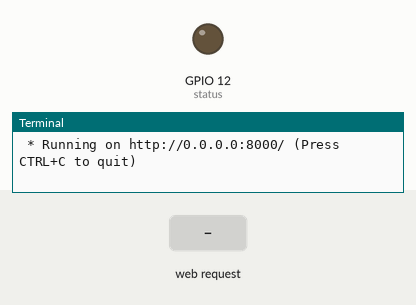
Bench run of a program on a simulated Raspberry Pi (BCM pin numbers). Parts: output pins drawn as LEDs (lit = HIGH), the last lines printed to the terminal. The test bench sets the inputs (shaded band). The clock reads 2024-03-15 10:24:30 at power-on unless the program sets it.

Above: at 1.2 s.
1.3 s: HTTP request for /on received
At 2.2 s:
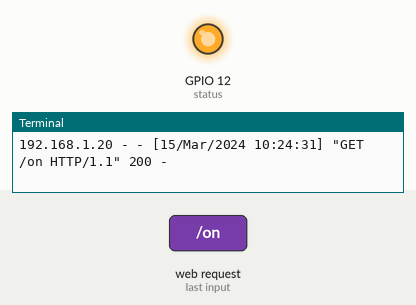
2.8 s: HTTP request for /off received
At 3.3 s:
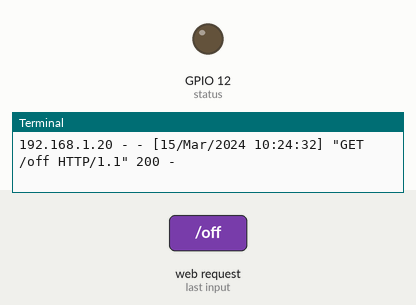
Timing chart, 0 to 5.8 s (numbered marks = the images above; inputs shaded):
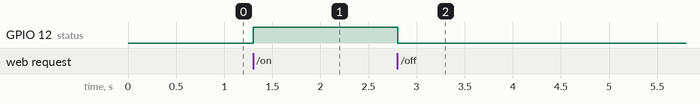

Measured:
- after the input at 1.3 s, GPIO 12 (status): LOW → HIGH at once
- after the input at 2.8 s, GPIO 12 (status): HIGH → LOW at once

The program:

421FlaskLED.py
```python
# Remote LED Control by Flask web service
# Jonathan Suh www.creapple.com

from flask import Flask, render_template, request
import RPi.GPIO as GPIO

app = Flask(__name__)

GPIO.setmode(GPIO.BCM)
LED = 12
GPIO.setup(LED, GPIO.OUT)

@app.route("/<command>")
def action(command):
    if command == "on":
        GPIO.output(LED, GPIO.HIGH)
        message = "GPIO" + str(LED) + " ON"
    elif command == "off":
        GPIO.output(LED, GPIO.LOW)
        message = "GPIO" + str(LED) + " OFF"
    else:
        message = "Unknown Command : "+command

    msg = {
        'message' : message,
        'status': GPIO.input(LED)
    }

    return render_template('led.html', **msg)

if __name__ == "__main__":
    try:
        app.run(host='0.0.0.0', port=8000, debug=True)
    except KeyboardInterrupt:
        print ("Terminate program by Keyboard Interrupt")
        GPIO.cleanup()
```
